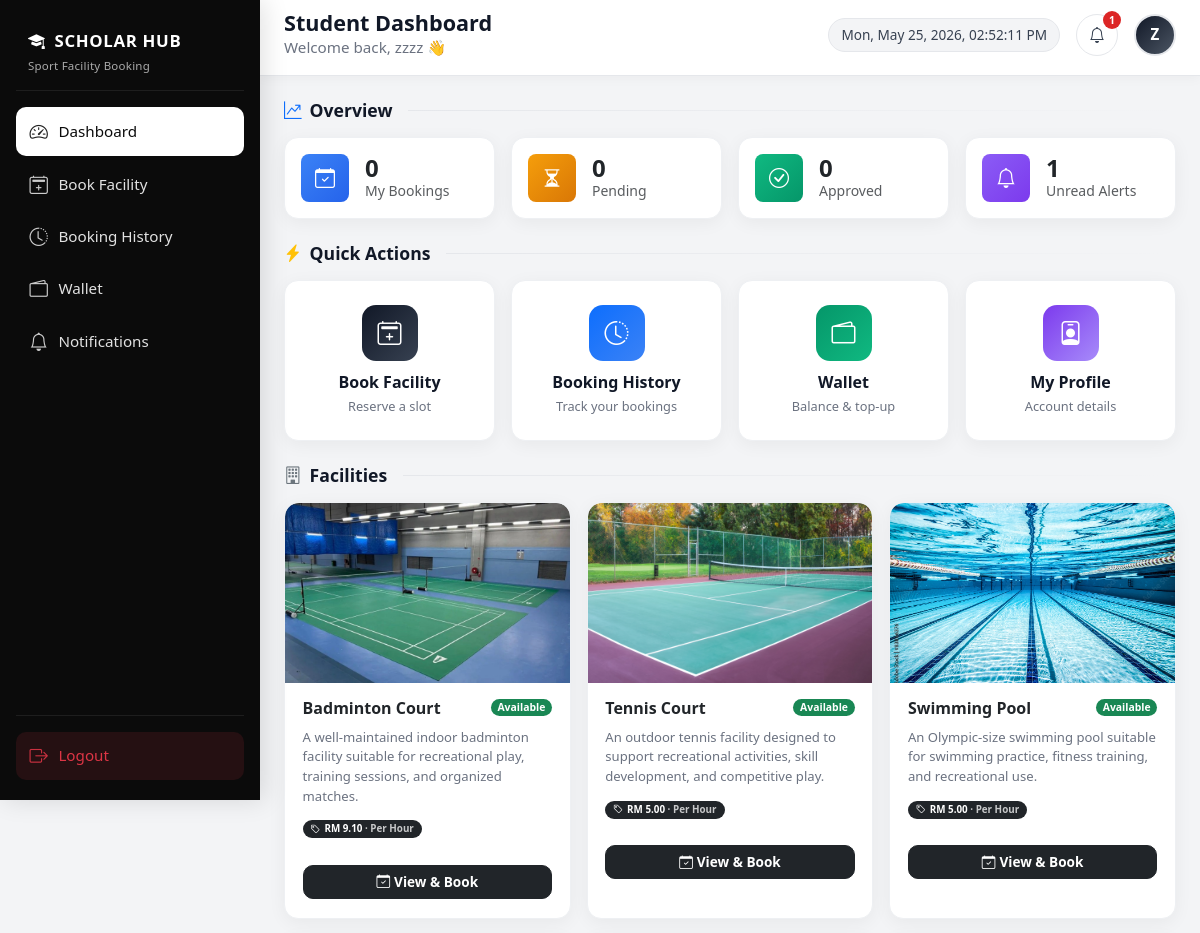
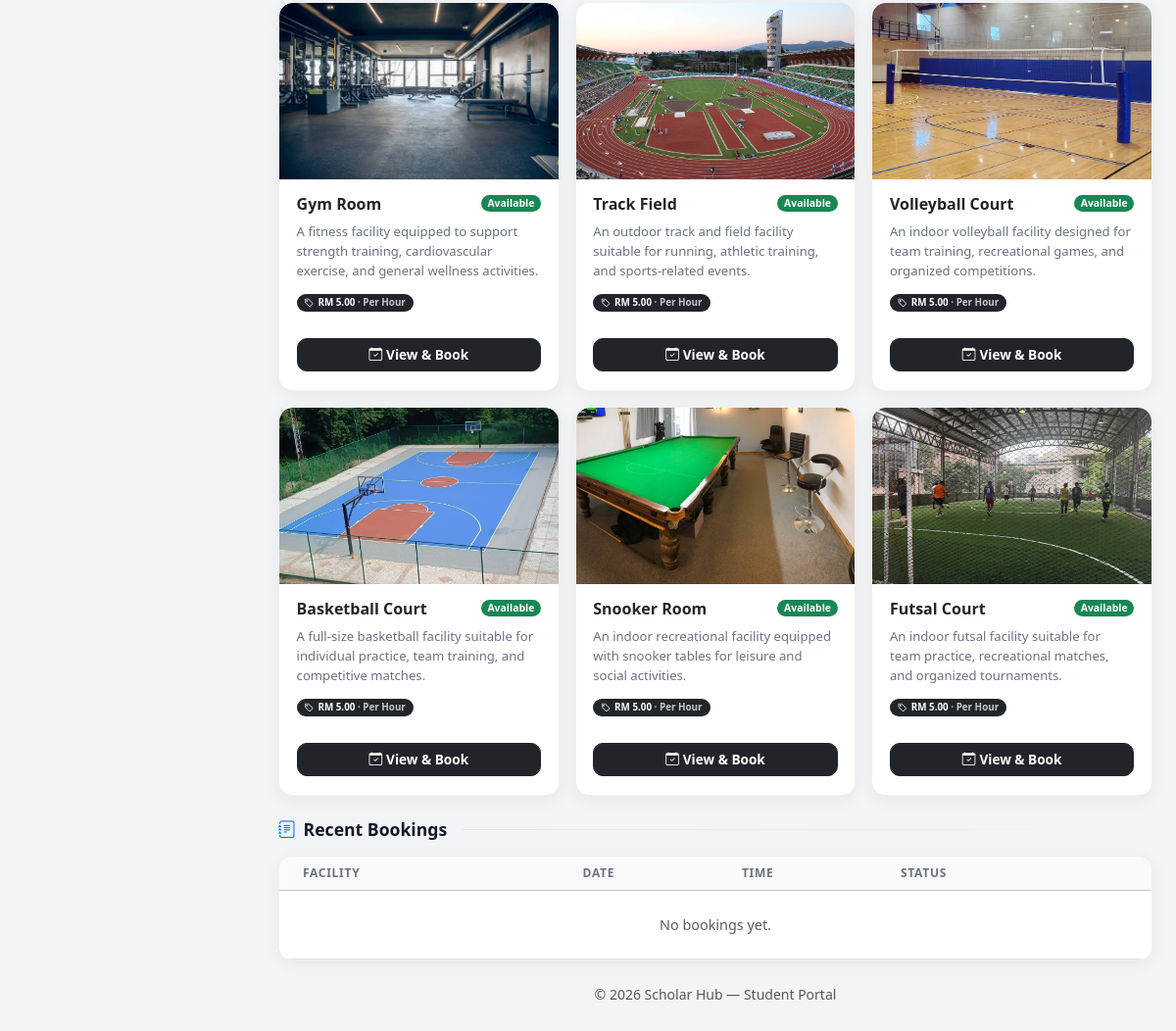
/student_dashboard.php (signed in), run on the app's committed database (2 pictures, top to bottom).
### tables this page shows
CREATE TABLE `facilities` (
  `facility_id` int(11) NOT NULL,
  `facility_name` varchar(100) NOT NULL,
  `facility_type` varchar(50) NOT NULL,
  `description` text DEFAULT NULL,
  `image` varchar(255) DEFAULT NULL,
  `location` varchar(100) DEFAULT NULL,
  `opening_time` time DEFAULT NULL,
  `closing_time` time DEFAULT NULL,
  `status` enum('active','maintenance','closed') DEFAULT 'active',
  `created_at` timestamp NOT NULL DEFAULT current_timestamp(),
  `price_amount` decimal(10,2) NOT NULL DEFAULT 5.00,
  `price_mode` enum('hourly','entry') NOT NULL DEFAULT 'hourly',
  `rules` text DEFAULT NULL
);

### student_dashboard.php (the view, shortened to what the rows shown need)
<?php
require_once __DIR__ . '/includes/facility_pricing.php';
require_once __DIR__ . '/includes/dashboard_stats.php';
require_once __DIR__ . '/includes/facility_admin_helpers.php';
$facilities = facilities_fetch_student_cards($conn);
?>
<!DOCTYPE html>
<html lang="en">
<head>
    <link href="https://cdn.jsdelivr.net/npm/bootstrap@5.3.3/dist/css/bootstrap.min.css" rel="stylesheet">
    <link href="https://cdn.jsdelivr.net/npm/bootstrap-icons@1.11.3/font/bootstrap-icons.css" rel="stylesheet">
</head>
<body>
<div class="main-wrap" id="mainWrap">
    <main class="content-area">
        <h2 class="section-title"><i class="bi bi-graph-up-arrow text-primary"></i> Overview</h2>
        <h2 class="section-title"><i class="bi bi-lightning-charge-fill text-warning"></i> Quick Actions</h2>
        <h2 class="section-title"><i class="bi bi-building text-secondary"></i> Facilities</h2>
        <?php if (empty($facilities)): ?>
            <div class="card-soft p-4 text-center text-muted">No facilities configured yet.</div>
        <?php else: ?>
        <div class="row g-3 mb-4">
            <?php foreach ($facilities as $f): ?>
            <?php $can_book = !empty($f['bookable']); ?>
            <div class="col-12 col-sm-6 col-lg-4">
                <a href="<?php echo htmlspecialchars($f['detail_url'], ENT_QUOTES, 'UTF-8'); ?>" class="facility-card-link d-block h-100">
                    <div class="card-soft overflow-hidden h-100">
                        <div class="facility-img">
                            <img
                                src="<?php echo htmlspecialchars($f['image'], ENT_QUOTES, 'UTF-8'); ?>"
                                alt="<?php echo htmlspecialchars($f['name'], ENT_QUOTES, 'UTF-8'); ?>"
                                loading="lazy"
                            >
                        </div>
                        <div class="facility-body">
                            <div class="d-flex justify-content-between align-items-start gap-2 mb-1">
                                <h6><?php echo htmlspecialchars($f['name'], ENT_QUOTES, 'UTF-8'); ?></h6>
                                <span class="badge <?php echo htmlspecialchars($f['status_class'], ENT_QUOTES, 'UTF-8'); ?> rounded-pill" style="font-size: 0.65rem;">
                                    <?php echo htmlspecialchars($f['status'], ENT_QUOTES, 'UTF-8'); ?>
                                </span>
                            </div>
                            <p><?php echo htmlspecialchars($f['desc'], ENT_QUOTES, 'UTF-8'); ?></p>
                            <?php
                            $fp = facility_pricing_get($f['facility_type'] ?? '', $conn);
                            if ($fp !== null):
                            ?>
                            <p class="small mb-2">
                                <span class="badge bg-dark rounded-pill px-2 py-1">
                                    <i class="bi bi-tag me-1"></i><?php echo htmlspecialchars(facility_pricing_format_rm((float) $fp['amount']), ENT_QUOTES, 'UTF-8'); ?>
                                    <span class="opacity-75"> · <?php echo htmlspecialchars($fp['label'], ENT_QUOTES, 'UTF-8'); ?></span>
                                </span>
                            </p>
                            <?php endif; ?>
                            <?php if ($can_book): ?>
                            <span class="btn btn-dark w-100 btn-book d-inline-flex align-items-center justify-content-center">
                                <i class="bi bi-calendar-check me-1"></i> View &amp; Book
                            </span>
                            <?php else: ?>
                            <span class="btn btn-secondary w-100 d-inline-flex align-items-center justify-content-center">
                                <i class="bi bi-slash-circle me-1"></i> Unavailable
                            </span>
                            <?php endif; ?>
                        </div>
                    </div>
                </a>
            </div>
            <?php endforeach; ?>
        </div>
        <?php endif; ?>
        <h2 class="section-title"><i class="bi bi-journal-text text-primary"></i> Recent Bookings</h2>
        <div class="card-soft p-0 overflow-hidden">
            <div class="table-responsive">
                <table class="table table-modern table-hover align-middle mb-0">
                    <thead class="table-light">
                        <tr>
                            <th class="ps-4">Facility</th>
                            <th>Date</th>
                            <th>Time</th>
                            <th class="pe-4">Status</th>
                        </tr>
                    </thead>
                </table>
            </div>
        </div>
    </main>
</div>
</body>
</html>

### data on the page
facilities: image (picture), facility_name "Badminton Court", status "Available", description "A well-maintained indoor badminton facility suitable for recreational play, training sessions, and organized matches.", amount "RM 9.10", label "Per Hour"
facilities: image (picture), facility_name "Tennis Court", status "Available", description "An outdoor tennis facility designed to support recreational activities, skill development, and competitive play.", amount "RM 5.00", label "Per Hour"
facilities: image (picture), facility_name "Swimming Pool", status "Available", description "An Olympic-size swimming pool suitable for swimming practice, fitness training, and recreational use.", amount "RM 5.00", label "Per Hour"
facilities: image (picture), facility_name "Gym Room", status "Available", description "A fitness facility equipped to support strength training, cardiovascular exercise, and general wellness activities.", amount "RM 5.00", label "Per Hour"
facilities: image (picture), facility_name "Track Field", status "Available", description "An outdoor track and field facility suitable for running, athletic training, and sports-related events.", amount "RM 5.00", label "Per Hour"
facilities: image (picture), facility_name "Volleyball Court", status "Available", description "An indoor volleyball facility designed for team training, recreational games, and organized competitions.", facility_id "RM 5.00", label "Per Hour"
facilities: image (picture), facility_name "Basketball Court", status "Available", description "A full-size basketball facility suitable for individual practice, team training, and competitive matches.", amount "RM 5.00", label "Per Hour"
facilities: image (picture), facility_name "Snooker Room", status "Available", description "An indoor recreational facility equipped with snooker tables for leisure and social activities.", amount "RM 5.00", label "Per Hour"
facilities: image (picture), facility_name "Futsal Court", status "Available", description "An indoor futsal facility suitable for team practice, recreational matches, and organized tournaments.", amount "RM 5.00", label "Per Hour"

### other printed values
$student_name "zzzz"
$student_notif_unread "1"
$ini "Z"
$s['value'] "0"
$s['label'] "My Bookings"
$s['label'] "Pending"
$s['label'] "Approved"
$s['value'] "1"
$s['label'] "Unread Alerts"
